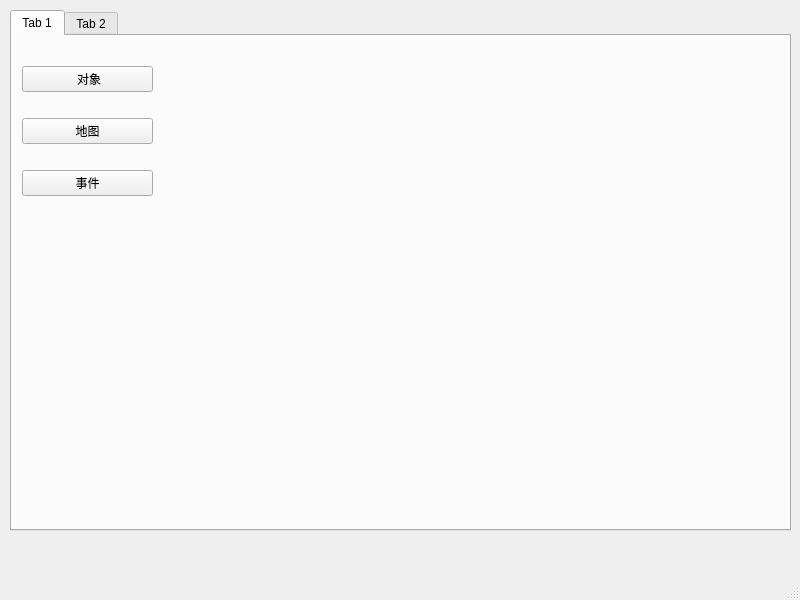
<?xml version="1.0" encoding="UTF-8"?>
<ui version="4.0">
 <class>MainWindow</class>
 <widget class="QMainWindow" name="MainWindow">
  <property name="geometry">
   <rect>
    <x>0</x>
    <y>0</y>
    <width>800</width>
    <height>600</height>
   </rect>
  </property>
  <property name="windowTitle">
   <string>MainWindow</string>
  </property>
  <widget class="QWidget" name="centralwidget">
   <widget class="QTabWidget" name="tabWidget">
    <property name="geometry">
     <rect>
      <x>10</x>
      <y>10</y>
      <width>781</width>
      <height>521</height>
     </rect>
    </property>
    <widget class="QWidget" name="tab">
     <attribute name="title">
      <string>Tab 1</string>
     </attribute>
     <widget class="QWidget" name="verticalLayoutWidget">
      <property name="geometry">
       <rect>
        <x>10</x>
        <y>10</y>
        <width>131</width>
        <height>171</height>
       </rect>
      </property>
      <layout class="QVBoxLayout" name="verticalLayout">
       <item>
        <widget class="QPushButton" name="objectButton">
         <property name="text">
          <string> 对象</string>
         </property>
        </widget>
       </item>
       <item>
        <widget class="QPushButton" name="mapButton">
         <property name="text">
          <string>地图</string>
         </property>
        </widget>
       </item>
       <item>
        <widget class="QPushButton" name="eventButton">
         <property name="text">
          <string>事件</string>
         </property>
        </widget>
       </item>
      </layout>
     </widget>
    </widget>
    <widget class="QWidget" name="tab_2">
     <attribute name="title">
      <string>Tab 2</string>
     </attribute>
    </widget>
   </widget>
  </widget>
  <widget class="QMenuBar" name="menubar">
   <property name="geometry">
    <rect>
     <x>0</x>
     <y>0</y>
     <width>800</width>
     <height>26</height>
    </rect>
   </property>
  </widget>
  <widget class="QStatusBar" name="statusbar"/>
 </widget>
 <resources/>
 <connections/>
</ui>
